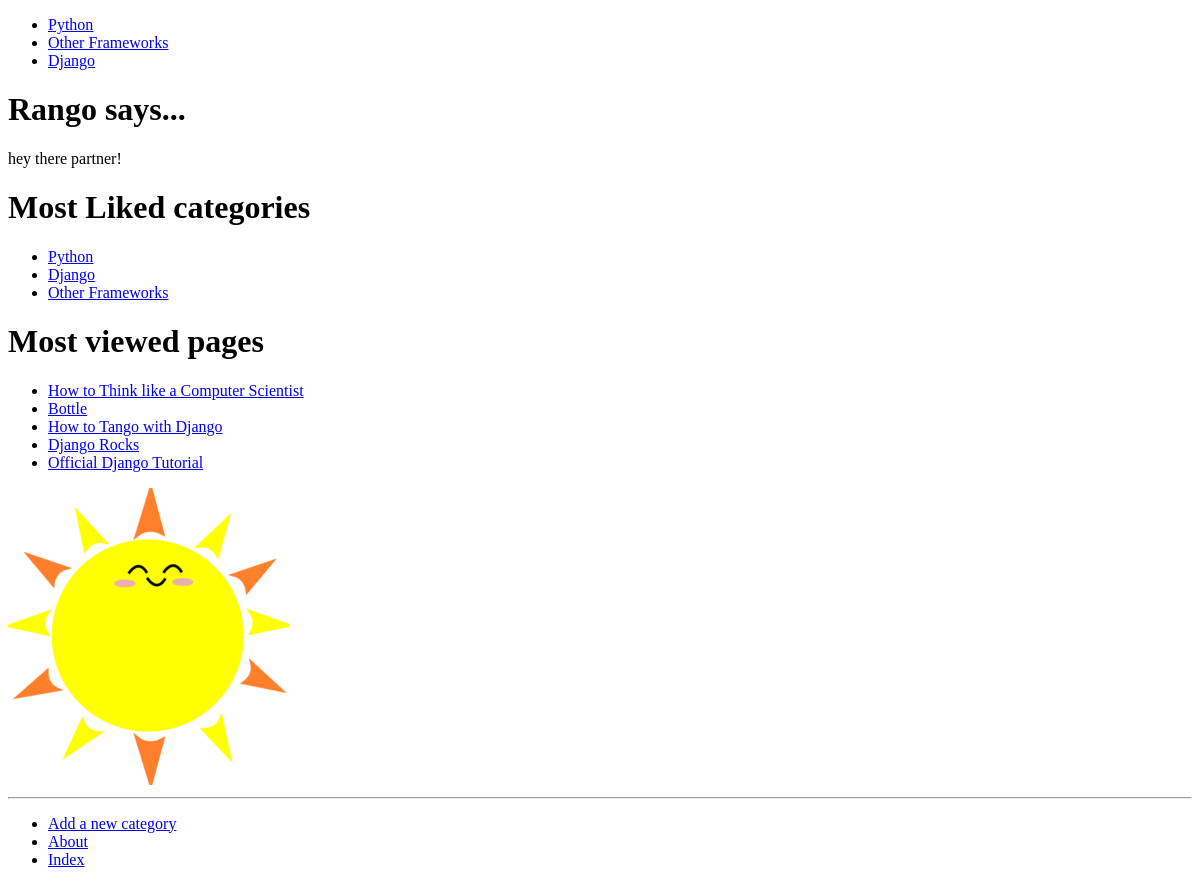
The app's page /, older data.
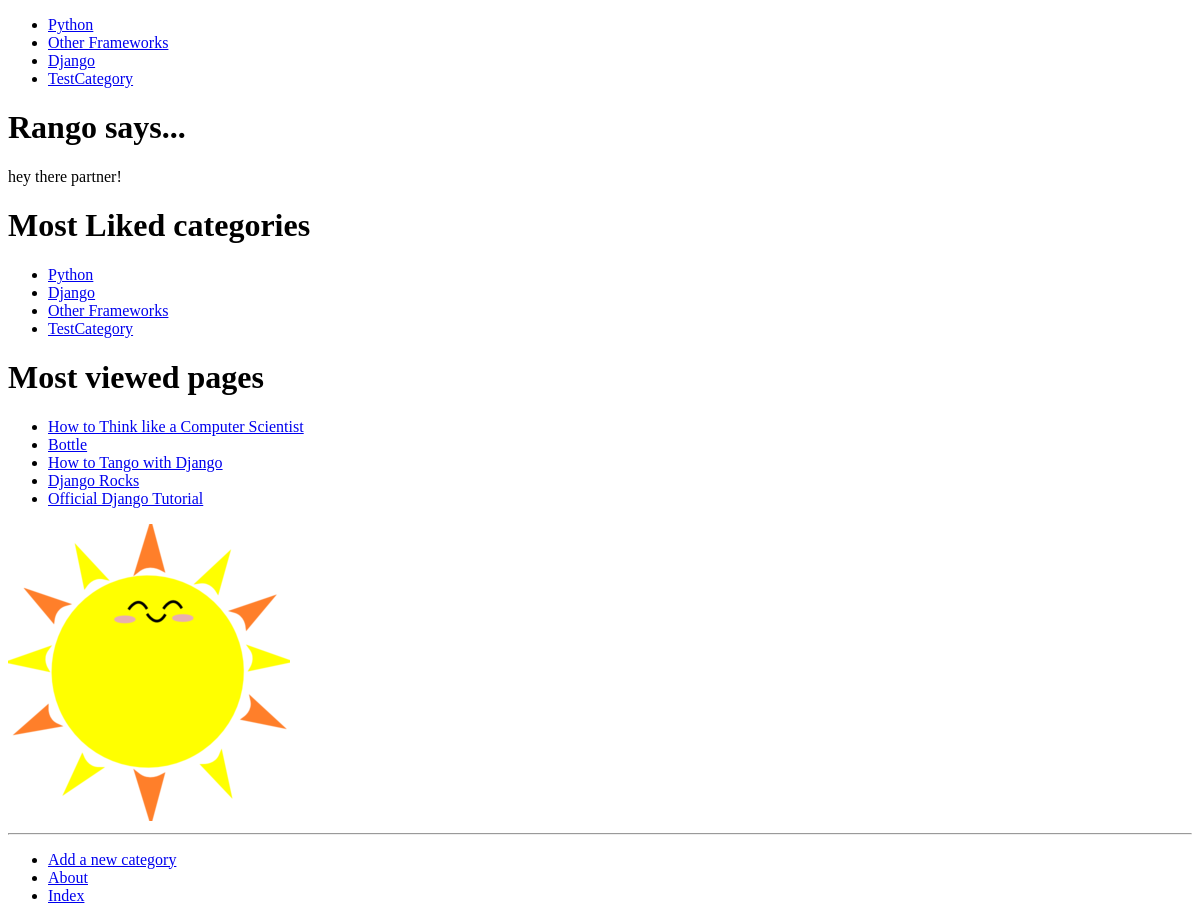
The same page, newer data.
### Rango/models.py (models this page shows, shortened)
class Category(models.Model):
    name = models.CharField(max_length=128, unique=True)
    views = models.IntegerField(default=0)
    likes =  models.IntegerField(default=0)
    slug = models.SlugField(unique=True)
    class Meta:
        verbose_name_plural = 'categories'

class Page(models.Model):
    category = models.ForeignKey(Category)
    title = models.CharField(max_length=128)
    url = models.URLField()
    views = models.IntegerField(default=0)

### Rango/views.py (the view)
# urls.py: url(r'^$', views.index, name='index'),
def index(request):
    category_list = Category.objects.order_by('-likes')[:5]
    pagesList = Page.objects.order_by('-views')[:5]
    context_dict = {'categories': category_list, 'pages': pagesList}
    return render(request, 'Rango/index.html', context=context_dict)

### Rango/templatetags/rango_template_tags.py (called while the page is built)
@register.inclusion_tag('Rango/cats.html')
def get_category_list(cat="None"):
    return {'cats': Category.objects.all(),'act_cat': cat}

### templates/Rango/index.html
{% extends 'Rango/base.html' %}
{% load staticfiles %}
{% block body_block %}
        <h1>Rango says...</h1>
        <div>
            hey there partner! <br>
        </div>
        <div>
            <h1>Most Liked categories</h1>
            {% if categories %}
                <ul>
                {% for category in categories %}
                    <li><a href=" {% url 'show_category' category.slug %} ">{{ category.name }}</a></li>
                {% endfor %}
                </ul>
            {% else %}
                <strong>There are no categories present.</strong>
            {% endif %}
            <h1>Most viewed pages</h1>
            {% if pages %}
                <ul>
                {% for page in pages %}
                    <li><a href="{{page.url}}">{{ page.title }}</li>
                {% endfor %}
                </ul>
            {% else %}
                <strong>There are no pages present.</strong>
            {% endif %}
        </div>
    <div>
        <img src="{% static "images/sun.png" %}" alt="smiling sun">
    </div>
{% endblock %}

### templates/Rango/base.html (shortened to what this page needs)
<!DOCTYPE html>
{% load staticfiles %}
{%  load rango_template_tags %}
<html lang="en">
<head>
</head>
<body>
<div>
    {% block sidebar_block %}
        {% get_category_list category %}
    {% endblock %}
</div>
<div>
    {% block body_block %}
    {% endblock %}
</div>
<hr />
<div>
    <ul>
        <li><a href="{% url 'addCategory' %}">Add a new category</a></li>
        <li><a href="{% url 'about' %}">About</a></li>
        <li><a href="{% url 'index' %}">Index</a></li>
    </ul>
</div>
</body>
</html>

### templates/Rango/cats.html
<ul>
    {% if cats %}
        {% for c in cats %}
            {% if c == act_cat %}
                <li>
                <strong>
                <a href="{% url 'show_category' c.slug %}">{{ c.name }}</a>
                </strong>
                </li>
            {% else %}
                <li>
                <a href="{% url 'show_category' c.slug %}">{{ c.name }}</a>
                </li>
            {% endif %}
        {% endfor %}
    {% else %}
        <li><strong>There are no categories present</strong></li>
    {% endif %}
</ul>

Row changes from the older to the newer data that the page shows:
added Category: name "TestCategory"
